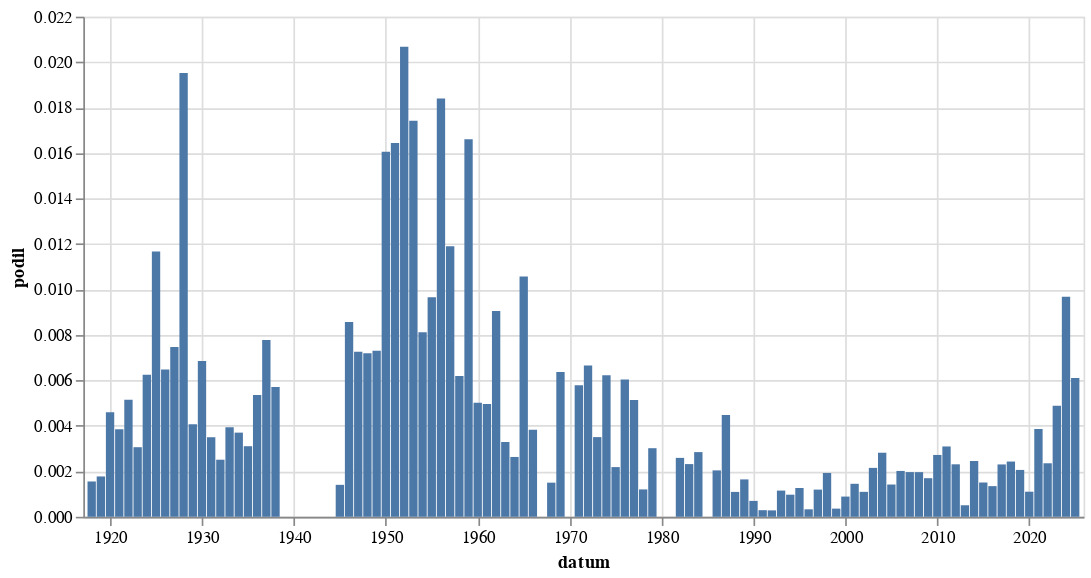

The notebook cell saved with this chart:
### Code cell
alt.Chart(
    hledej(" [Pp]orod").to_pandas(),
    width = 600
).mark_bar(
).encode(
    alt.X('datum:T'),
    alt.Y('podil:Q')
)

### Figure 1 — Vega-Lite specification as saved in the notebook (floating-point values rounded to 4 significant figures)
{"config": {"view": {"continuousWidth": 300, "continuousHeight": 300}}, "data": {"name": "data-269efbbe8a6d89bb27a05514353c4121"}, "mark": {"type": "bar"}, "encoding": {"x": {"field": "datum", "type": "temporal"}, "y": {"field": "podil", "type": "quantitative"}}, "width": 600, "$schema": "https://vega.github.io/schema/vega-lite/v5.8.0.json", "datasets": {"data-269efbbe8a6d89bb27a05514353c4121": [{"datum": "1918-01-01T00:00:00", "text": 1, "text_right": 644, "podil": 0.001553, "co": " [Pp]orod"}, {"datum": "1919-01-01T00:00:00", "text": 7, "text_right": 3946, "podil": 0.001774, "co": " [Pp]orod"}, {"datum": "1920-01-01T00:00:00", "text": 26, "text_right": 5656, "podil": 0.004597, "co": " [Pp]orod"}, {"datum": "1921-01-01T00:00:00", "text": 30, "text_right": 7785, "podil": 0.003854, "co": " [Pp]orod"}, {"datum": "1922-01-01T00:00:00", "text": 39, "text_right": 7580, "podil": 0.005145, "co": " [Pp]orod"}, {"datum": "1923-01-01T00:00:00", "text": 16, "text_right": 5228, "podil": 0.00306, "co": " [Pp]orod"}, {"datum": "1924-01-01T00:00:00", "text": 35, "text_right": 5606, "podil": 0.006243, "co": " [Pp]orod"}, {"datum": "1925-01-01T00:00:00", "text": 53, "text_right": 4541, "podil": 0.01167, "co": " [Pp]orod"}, {"datum": "1926-01-01T00:00:00", "text": 46, "text_right": 7099, "podil": 0.00648, "co": " [Pp]orod"}, {"datum": "1927-01-01T00:00:00", "text": 46, "text_right": 6160, "podil": 0.007468, "co": " [Pp]orod"}, {"datum": "1928-01-01T00:00:00", "text": 116, "text_right": 5941, "podil": 0.01953, "co": " [Pp]orod"}, {"datum": "1929-01-01T00:00:00", "text": 15, "text_right": 3684, "podil": 0.004072, "co": " [Pp]orod"}, {"datum": "1930-01-01T00:00:00", "text": 51, "text_right": 7437, "podil": 0.006858, "co": " [Pp]orod"}, {"datum": "1931-01-01T00:00:00", "text": 21, "text_right": 6002, "podil": 0.003499, "co": " [Pp]orod"}, {"datum": "1932-01-01T00:00:00", "text": 9, "text_right": 3586, "podil": 0.00251, "co": " [Pp]orod"}, {"datum": "1933-01-01T00:00:00", "text": 16, "text_right": 4059, "podil": 0.003942, "co": " [Pp]orod"}, {"datum": "1934-01-01T00:00:00", "text": 12, "text_right": 3242, "podil": 0.003701, "co": " [Pp]orod"}, {"datum": "1935-01-01T00:00:00", "text": 10, "text_right": 3221, "podil": 0.003105, "co": " [Pp]orod"}, {"datum": "1936-01-01T00:00:00", "text": 18, "text_right": 3361, "podil": 0.005356, "co": " [Pp]orod"}, {"datum": "1937-01-01T00:00:00", "text": 24, "text_right": 3087, "podil": 0.007775, "co": " [Pp]orod"}, {"datum": "1938-01-01T00:00:00", "text": 9, "text_right": 1578, "podil": 0.005703, "co": " [Pp]orod"}, {"datum": "1945-01-01T00:00:00", "text": 1, "text_right": 712, "podil": 0.001404, "co": " [Pp]orod"}, {"datum": "1946-01-01T00:00:00", "text": 24, "text_right": 2802, "podil": 0.008565, "co": " [Pp]orod"}, {"datum": "1947-01-01T00:00:00", "text": 18, "text_right": 2481, "podil": 0.007255, "co": " [Pp]orod"}, {"datum": "1948-01-01T00:00:00", "text": 18, "text_right": 2504, "podil": 0.007188, "co": " [Pp]orod"}, {"datum": "1949-01-01T00:00:00", "text": 6, "text_right": 822, "podil": 0.007299, "co": " [Pp]orod"}, {"datum": "1950-01-01T00:00:00", "text": 7, "text_right": 436, "podil": 0.01606, "co": " [Pp]orod"}, {"datum": "1951-01-01T00:00:00", "text": 6, "text_right": 365, "podil": 0.01644, "co": " [Pp]orod"}, {"datum": "1952-01-01T00:00:00", "text": 8, "text_right": 387, "podil": 0.02067, "co": " [Pp]orod"}, {"datum": "1953-01-01T00:00:00", "text": 5, "text_right": 287, "podil": 0.01742, "co": " [Pp]orod"}, {"datum": "1954-01-01T00:00:00", "text": 5, "text_right": 616, "podil": 0.008117, "co": " [Pp]orod"}, {"datum": "1955-01-01T00:00:00", "text": 2, "text_right": 207, "podil": 0.009662, "co": " [Pp]orod"}, {"datum": "1956-01-01T00:00:00", "text": 6, "text_right": 326, "podil": 0.0184, "co": " [Pp]orod"}, {"datum": "1957-01-01T00:00:00", "text": 4, "text_right": 336, "podil": 0.0119, "co": " [Pp]orod"}, {"datum": "1958-01-01T00:00:00", "text": 2, "text_right": 323, "podil": 0.006192, "co": " [Pp]orod"}, {"datum": "1959-01-01T00:00:00", "text": 5, "text_right": 301, "podil": 0.01661, "co": " [Pp]orod"}, {"datum": "1960-01-01T00:00:00", "text": 2, "text_right": 399, "podil": 0.005013, "co": " [Pp]orod"}, {"datum": "1961-01-01T00:00:00", "text": 2, "text_right": 403, "podil": 0.004963, "co": " [Pp]orod"}, {"datum": "1962-01-01T00:00:00", "text": 2, "text_right": 221, "podil": 0.00905, "co": " [Pp]orod"}, {"datum": "1963-01-01T00:00:00", "text": 1, "text_right": 304, "podil": 0.003289, "co": " [Pp]orod"}, {"datum": "1964-01-01T00:00:00", "text": 2, "text_right": 760, "podil": 0.002632, "co": " [Pp]orod"}, {"datum": "1965-01-01T00:00:00", "text": 5, "text_right": 473, "podil": 0.01057, "co": " [Pp]orod"}, {"datum": "1966-01-01T00:00:00", "text": 2, "text_right": 523, "podil": 0.003824, "co": " [Pp]orod"}, {"datum": "1968-01-01T00:00:00", "text": 3, "text_right": 1999, "podil": 0.001501, "co": " [Pp]orod"}, {"datum": "1969-01-01T00:00:00", "text": 9, "text_right": 1413, "podil": 0.006369, "co": " [Pp]orod"}, {"datum": "1971-01-01T00:00:00", "text": 5, "text_right": 865, "podil": 0.00578, "co": " [Pp]orod"}, {"datum": "1972-01-01T00:00:00", "text": 4, "text_right": 601, "podil": 0.006656, "co": " [Pp]orod"}, {"datum": "1973-01-01T00:00:00", "text": 3, "text_right": 856, "podil": 0.003505, "co": " [Pp]orod"}, {"datum": "1974-01-01T00:00:00", "text": 5, "text_right": 803, "podil": 0.006227, "co": " [Pp]orod"}, {"datum": "1975-01-01T00:00:00", "text": 2, "text_right": 915, "podil": 0.002186, "co": " [Pp]orod"}, {"datum": "1976-01-01T00:00:00", "text": 4, "text_right": 662, "podil": 0.006042, "co": " [Pp]orod"}, {"datum": "1977-01-01T00:00:00", "text": 4, "text_right": 779, "podil": 0.005135, "co": " [Pp]orod"}, {"datum": "1978-01-01T00:00:00", "text": 1, "text_right": 831, "podil": 0.001203, "co": " [Pp]orod"}, {"datum": "1979-01-01T00:00:00", "text": 2, "text_right": 663, "podil": 0.003017, "co": " [Pp]orod"}, {"datum": "1982-01-01T00:00:00", "text": 2, "text_right": 772, "podil": 0.002591, "co": " [Pp]orod"}, {"datum": "1983-01-01T00:00:00", "text": 2, "text_right": 863, "podil": 0.002317, "co": " [Pp]orod"}, {"datum": "1984-01-01T00:00:00", "text": 2, "text_right": 703, "podil": 0.002845, "co": " [Pp]orod"}, {"datum": "1986-01-01T00:00:00", "text": 1, "text_right": 490, "podil": 0.002041, "co": " [Pp]orod"}, {"datum": "1987-01-01T00:00:00", "text": 3, "text_right": 670, "podil": 0.004478, "co": " [Pp]orod"}, {"datum": "1988-01-01T00:00:00", "text": 1, "text_right": 914, "podil": 0.001094, "co": " [Pp]orod"}, {"datum": "1989-01-01T00:00:00", "text": 3, "text_right": 1825, "podil": 0.001644, "co": " [Pp]orod"}, {"datum": "1990-01-01T00:00:00", "text": 11, "text_right": 15752, "podil": 0.0006983, "co": " [Pp]orod"}, {"datum": "1991-01-01T00:00:00", "text": 9, "text_right": 31045, "podil": 0.0002899, "co": " [Pp]orod"}, {"datum": "1992-01-01T00:00:00", "text": 7, "text_right": 24879, "podil": 0.0002814, "co": " [Pp]orod"}, {"datum": "1993-01-01T00:00:00", "text": 10, "text_right": 8681, "podil": 0.001152, "co": " [Pp]orod"}, {"datum": "1994-01-01T00:00:00", "text": 7, "text_right": 7203, "podil": 0.0009718, "co": " [Pp]orod"}, {"datum": "1995-01-01T00:00:00", "text": 11, "text_right": 8693, "podil": 0.001265, "co": " [Pp]orod"}, {"datum": "1996-01-01T00:00:00", "text": 3, "text_right": 9139, "podil": 0.0003283, "co": " [Pp]orod"}, {"datum": "1997-01-01T00:00:00", "text": 19, "text_right": 15895, "podil": 0.001195, "co": " [Pp]orod"}, {"datum": "1998-01-01T00:00:00", "text": 22, "text_right": 11413, "podil": 0.001928, "co": " [Pp]orod"}, {"datum": "1999-01-01T00:00:00", "text": 7, "text_right": 19544, "podil": 0.0003582, "co": " [Pp]orod"}, {"datum": "2000-01-01T00:00:00", "text": 20, "text_right": 22514, "podil": 0.0008883, "co": " [Pp]orod"}, {"datum": "2001-01-01T00:00:00", "text": 28, "text_right": 19300, "podil": 0.001451, "co": " [Pp]orod"}, {"datum": "2002-01-01T00:00:00", "text": 17, "text_right": 15504, "podil": 0.001096, "co": " [Pp]orod"}, {"datum": "2003-01-01T00:00:00", "text": 45, "text_right": 20928, "podil": 0.00215, "co": " [Pp]orod"}, {"datum": "2004-01-01T00:00:00", "text": 55, "text_right": 19522, "podil": 0.002817, "co": " [Pp]orod"}, {"datum": "2005-01-01T00:00:00", "text": 36, "text_right": 25379, "podil": 0.001418, "co": " [Pp]orod"}, {"datum": "2006-01-01T00:00:00", "text": 37, "text_right": 18354, "podil": 0.002016, "co": " [Pp]orod"}, {"datum": "2007-01-01T00:00:00", "text": 32, "text_right": 16287, "podil": 0.001965, "co": " [Pp]orod"}, {"datum": "2008-01-01T00:00:00", "text": 35, "text_right": 17835, "podil": 0.001962, "co": " [Pp]orod"}, {"datum": "2009-01-01T00:00:00", "text": 34, "text_right": 20031, "podil": 0.001697, "co": " [Pp]orod"}, {"datum": "2010-01-01T00:00:00", "text": 35, "text_right": 12869, "podil": 0.00272, "co": " [Pp]orod"}, {"datum": "2011-01-01T00:00:00", "text": 55, "text_right": 17781, "podil": 0.003093, "co": " [Pp]orod"}, {"datum": "2012-01-01T00:00:00", "text": 34, "text_right": 14732, "podil": 0.002308, "co": " [Pp]orod"}, {"datum": "2013-01-01T00:00:00", "text": 5, "text_right": 9881, "podil": 0.000506, "co": " [Pp]orod"}, {"datum": "2014-01-01T00:00:00", "text": 51, "text_right": 20781, "podil": 0.002454, "co": " [Pp]orod"}, {"datum": "2015-01-01T00:00:00", "text": 32, "text_right": 21226, "podil": 0.001508, "co": " [Pp]orod"}, {"datum": "2016-01-01T00:00:00", "text": 30, "text_right": 22255, "podil": 0.001348, "co": " [Pp]orod"}, {"datum": "2017-01-01T00:00:00", "text": 41, "text_right": 17808, "podil": 0.002302, "co": " [Pp]orod"}, {"datum": "2018-01-01T00:00:00", "text": 50, "text_right": 20582, "podil": 0.002429, "co": " [Pp]orod"}, {"datum": "2019-01-01T00:00:00", "text": 51, "text_right": 24751, "podil": 0.002061, "co": " [Pp]orod"}, {"datum": "2020-01-01T00:00:00", "text": 26, "text_right": 23572, "podil": 0.001103, "co": " [Pp]orod"}, {"datum": "2021-01-01T00:00:00", "text": 78, "text_right": 20176, "podil": 0.003866, "co": " [Pp]orod"}, {"datum": "2022-01-01T00:00:00", "text": 49, "text_right": 20822, "podil": 0.002353, "co": " [Pp]orod"}, {"datum": "2023-01-01T00:00:00", "text": 122, "text_right": 24959, "podil": 0.004888, "co": " [Pp]orod"}, {"datum": "2024-01-01T00:00:00", "text": 234, "text_right": 24168, "podil": 0.009682, "co": " [Pp]orod"}, {"datum": "2025-01-01T00:00:00", "text": 64, "text_right": 10482, "podil": 0.006106, "co": " [Pp]orod"}]}}
